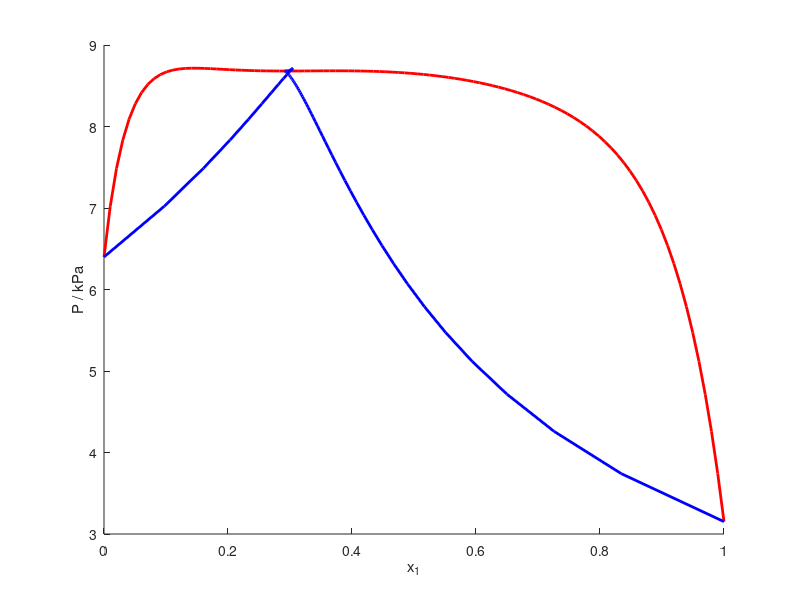

Write MATLAB code to recreate this figure.
%% Code for Wilson (H) and Wilson (S-H)

NP          = 100;                      % Number of datapoints for the plot
xv          = linspace(0,1,NP)';        % Molar composition vector for the plot
xv          = [xv,1-xv]';               % Molar composition matrix for the plot
T           = 283.15*ones(1,NP);        % Temperature vector for the plot

%% Fitting Parameter Assignation

betaalphas  = -1.5398;                  % Scaling factor
betaW       = [0;0.6450;0.0018;0];      % Binary interaction parameters (Constant)
muW         = [0        0;              % Binary interaction parameters (Temperature dependent)
               0.0907   0
               0.1898   0
               0        0
               ];

%% Pure component vapor pressure (Ethanol (1) - Cyclohexane (2))

Parameters = [
    66.39624472	44.17924472
    -7122.3	-5226.4
    0	0
    0	0
    -7.1424	-4.2278
    2.8853E-06	9.7554E-18
    2	6
    159.05	279.69
    514	553.8
];
Psat = exp(Parameters(1,:)+Parameters(2,:)./(T'+Parameters(3,:)) + Parameters(4,:).*T' + Parameters(5,:).*log(T') + Parameters(6,:).*T'.^(Parameters(7,:)))'; % kPa

%% Auxiliary Matrices

nc          = size(xv,1);
I1          = eye(nc);
I2          = eye(nc^2);
IV1         = ones(nc,1); 
IV2         = ones(nc^2,1);
MA          = repelem(I1,nc,1);
MB          = repmat(I1,1,nc);
MC          = zeros(nc^2);
for k = 1:nc
    MC(nc^3*(k-1)+k:nc^2+nc:nc^3*k) = 1;
end

%% Artificial Neural Network

% Input 
x           = xv;                                                       % Eq. (11)
t           = [1000./T;0.001*T];                                        % Eq. (12)

% DNN
LW          = exp(betaW + muW*t);                                       % Eq. (13)
L1          = (MA*x).*(I2*LW);                                          % Eq. (14)
L2          = (MB*L1);                                                  % Eq. (15)
L3          = 1./(I1*L2);                                               % Eq. (16)
L4          = tanh((I1*L3)-IV1);                                        % Eq. (17) - hyperbolic tangent transfer function
L5          = (I1*L3);                                                  % Eq. (18)
L6          = (-MC*LW) + (MA*L2);                                       % Eq. (19)
L7          = sech((I1*L3)-IV1).^2;                                     % Eq. (20) - derivative of the hyperbolic tangent transfer function
L8          = (MA*x).*(MA*L3).*(MA*L5).*(I2*L6).*(MA*L7);               % Eq. (21)
L9          = (I1*L4)+(MB*L8);                                          % Eq. (22) 
L10         = betaalphas;                                               % Eq. (23) - beta10
L11         = exp((IV1*L10).*(I1*L9));                                  % Eq. (24) - activity coefficients

LR          = (I1*x).*(I1*Psat).*(I1*L11);                              % Eq. (50)
LD          = 1./(IV1'*LR);                                             % Eq. (51)
Ly          = (I1*LR).*(IV1*LD);                                        % Eq. (52)

%% Plot

hold on
plot(x(1,:),1./LD,'-r','linewidth',2)
plot(Ly(1,:),1./LD,'-b','linewidth',2)
xlabel('x_1')
ylabel('P / kPa')

